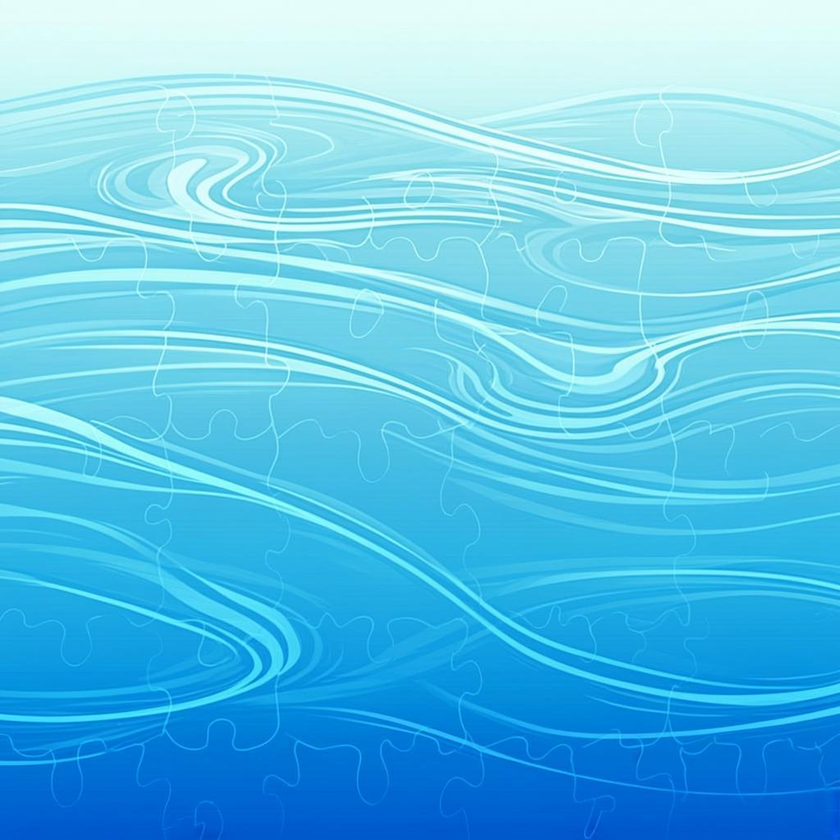
#> input picture water-tile-raw.png, 840 x 840 px, shrunk from 1024 x 1024 before the run, given in place of water-tile.png, which was not available
$ python check-tile.py
#> lines starting #> are read from the running program, lines starting #| are printed output that depends on the picture; pictures that were not available may be replaced by others from this repository, and a replacement may not be noted
from PIL import Image

tile = Image.open('/home/z/my-project/public/water-tile.png').convert('RGBA')
print(f'Tile size: {tile.size}, mode: {tile.mode}')
#| Tile size: (840, 840), mode: RGBA

# Create 4x4 tiled preview
canvas = Image.new('RGBA', (64*4, 64*4), (200, 200, 200, 255))  # gray bg
for row in range(4):
    for col in range(4):
        canvas.paste(tile, (col * 64, row * 64), tile)
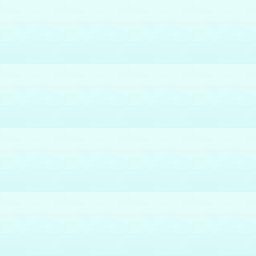
#> canvas: PIL image 256x256 RGBA; mean R, G, B, A 222.2, 251.6, 249.7, 255

canvas.save('/home/z/my-project/water-tile-check.png')
print('Tiled preview saved: /home/z/my-project/water-tile-check.png')

# Also create a 2x2 at 128px for closer inspection
canvas2 = Image.new('RGBA', (128*2, 128*2), (200, 200, 200, 255))
tile128 = Image.open('/home/z/my-project/water-tile-preview.png').convert('RGBA')
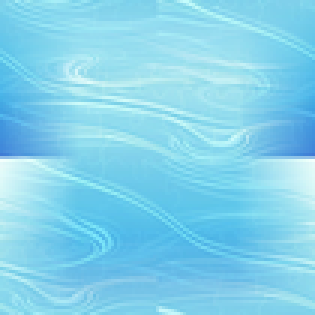
#> input picture water-tile-preview.png, 105 x 105 px, shrunk from 128 x 128 before the run, found by its file name (shown 3 times larger)
#> tile128 is the input picture: PIL image 105x105 RGBA; mean R, G, B, A 91.6, 197, 231.2, 191
for row in range(2):
    for col in range(2):
        canvas2.paste(tile128, (col * 128, row * 128), tile128)
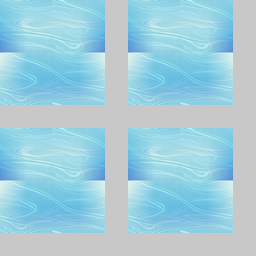
#> canvas2: PIL image 256x256 RGBA; mean R, G, B, A 145.5, 198.5, 215.7, 222.7; transparent parts drawn white

canvas2.save('/home/z/my-project/water-tile-check-large.png')
print('Large tiled preview saved: /home/z/my-project/water-tile-check-large.png')
